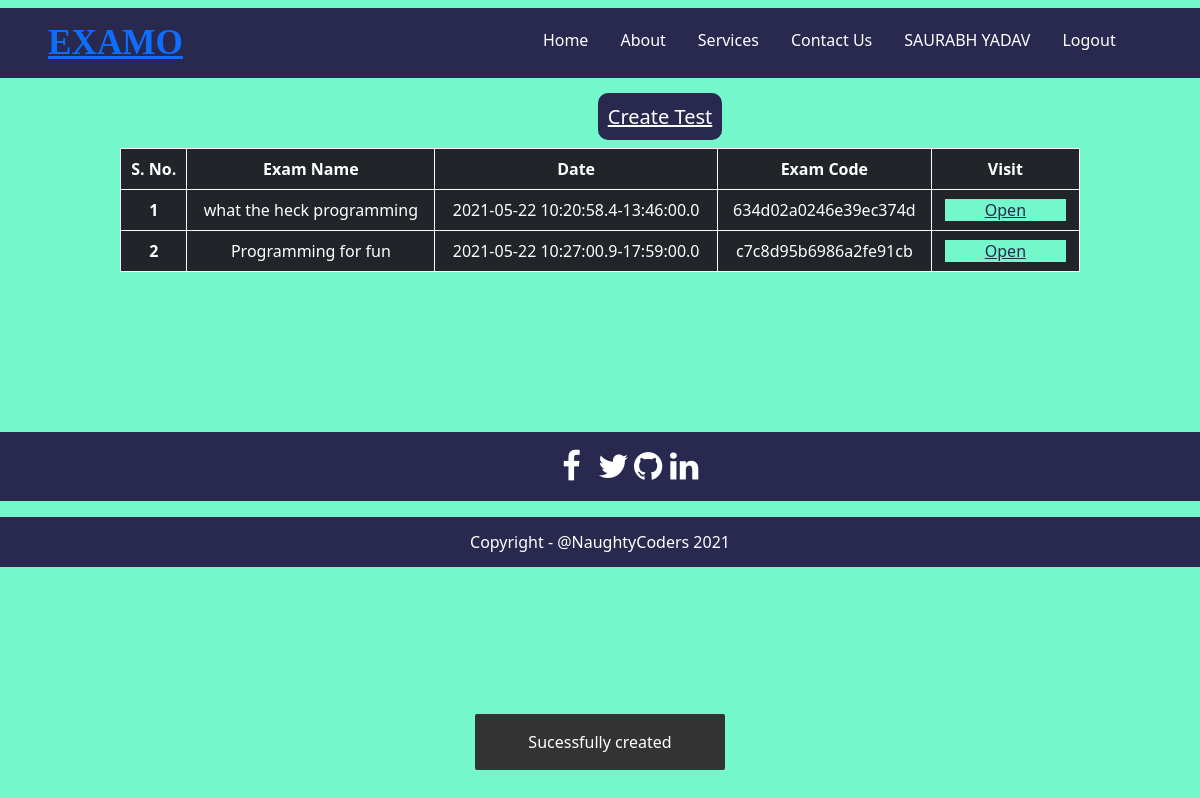
Screenshot of /dashboard-proctor.php (signed in) with the database file from the repository.
### tables this page shows
CREATE TABLE `userinfo` (
  `id` int(4) NOT NULL,
  `fullname` text NOT NULL,
  `email` text NOT NULL,
  `psw` varchar(500) NOT NULL,
  `usercode` varchar(8) NOT NULL,
  `institute` varchar(200) NOT NULL,
  `rolelevel` varchar(12) NOT NULL,
  `verified` varchar(3) NOT NULL
);

CREATE TABLE `exams` (
  `exam_id` bigint(8) NOT NULL,
  `exam_code` varchar(20) NOT NULL,
  `exam_name` varchar(250) DEFAULT NULL,
  `exam_type` varchar(12) DEFAULT NULL,
  `dateOf` date DEFAULT NULL,
  `timestart` time(1) DEFAULT NULL,
  `timeend` time(1) DEFAULT NULL,
  `noQuestion` int(4) DEFAULT NULL,
  `proctor` varchar(150) NOT NULL
);

### function.php (the view, shortened to what this page needs)
<?php
function getexams($email){
    include 'database.php';
    $sql = "SELECT * FROM exams WHERE proctor = '$email' ORDER BY exam_id DESC";
    $result = $conn->query($sql);
    if( $result!= FALSE && $result->num_rows > 0){
        $num = $result->num_rows - 1;
        echo '
        <thead>
        <tr>
            <th scope="col">S. No.</th>
            <th scope="col">Exam Name</th>
            <th scope="col">Date</th>
            <th scope="col">Exam Code</th>
            <th scope="col">Visit</th>
        </tr>
    </thead>
    <tbody>
        ';
        while($row = $result->fetch_assoc()){
                echo '<tr><th scope="row">';
                echo $result->num_rows - $num;
                 echo '</th><td>';
                echo $row['exam_name'];
                echo '</td><td>';
                echo $row['dateOf']. " " . $row['timestart']. "-" . $row['timeend'];
                echo '</td><td>' . $row['exam_code'];
                echo '</td><td><a href="test-proctor.php?exam_code=';
                echo $row['exam_code'];
                echo '" class="btn1" style=" padding-right: 40px;padding-left: 40px;background-color: rgb(115, 247, 203);color: rgb(41, 41, 80);font-size:medium">Open</a></td></tr>';
            $num--;
        }
        echo '
        </tbody>
        ';
    }
    else{
        echo "<i> No Classes avilable </i>";
    }
}
?>

### dashboard-proctor.php (shortened to what this page needs)
<?php
if(isset($_SESSION['ID'])){
$id = $_SESSION['ID'];
$email = $_SESSION['email'];
include 'database.php';
include 'function.php';
$sql = "SELECT * FROM USERINFO where id = '$id'";
$result = $conn->query($sql);
$row = $result->fetch_assoc();
$fullname = $row['fullname'];
$alert = "Sucessfully created";
}
else{
   header("Location: index.php");
}
?>
<!doctype html>
<html lang="en">
<head>
    <link href="https://cdn.jsdelivr.net/npm/bootstrap@5.0.1/dist/css/bootstrap.min.css" rel="stylesheet"
>
    <link rel="stylesheet" href="https://cdnjs.cloudflare.com/ajax/libs/font-awesome/4.7.0/css/font-awesome.min.css">
    <link rel="stylesheet" href="style-after-registration.css">
</head>
<body>
    <nav class="navbar">
        <ul class="nav-list background">
            <div class="logo"><a href="index.php">EXAMO </a></div>
            <div class="list-items">
                <div class="input">
                <li><a href="homepage.html" class="active">Home</a> </li>
                <li><a href="">About</a></li>
                <li><a href="">Services</a></li>
                <li><a href="">Contact Us</a></li>
                <li><a href="#"><?php echo "$fullname" ?></a></li>
                <li><a href="logout.php">Logout</a></li>
            </div>
        </ul>
    </nav>
    <center><a href="create-test.php" class="butt2">Create Test</a></center>
    <section>
        <table class="table table-bordered border-light table-dark table-hover">
                <p id="classlist"> <i> <?php getexams($email) ?> </i> </p>
        </table>
    </section>
    <footer class="foot">
        <div class="icons">
            <ul class="icons-list">
                <li><a href="#" class="fa fa-facebook"></a></li>
                <li><a href="#" class="fa fa-twitter"></a></li>
                <li><a href="#" class="fa fa-github"></a></li>
                <li><a href="#" class="fa fa-linkedin"></a></li>
            </ul>
        </div>
        <div class="copyRight">
            Copyright - @NaughtyCoders 2021
        </div>
    </footer>
    <?php
    if(isset($alert) && $alert!= ''){
        echo '<div id="snackbar">';
            echo $alert;
            echo '</div>';
    }
    ?>
</body>
</html>

### style-after-registration.css (style rules this page uses)
* { margin: 0; padding: 0; }
body { background-color: rgb(115, 247, 203); }
.navbar { display: flex; }
.butt2 { margin-bottom: 8vh; margin-top: 5vh; background-color: rgb(41, 41, 80); width: 80%; text-align: center; margin-left: 10%; padding: 10px; color: white; border-radius: 10px; border: none; font-size: 20px; }
section { max-width: 80%; margin-left: 10%; margin-top: 2vh; margin-bottom: 20vh; }
th { text-align: center; }
td { text-align: center; }
.nav-list { background-color: rgb(41, 41, 80); width: 100%; display: flex; align-items: center; }
.nav-list li { list-style: none; padding: 1em; }
.list-items { display: flex; align-items: flex-end; }
.input { display: flex; padding: 4px; margin-left: 340px; margin-bottom: 6px; }
.nav-list li a { text-decoration: none; color: white; }
.logo { margin-left: 1rem; color: rgb(116, 214, 214); display: inline; font-size: 2.2em; font-family: cursive; font-weight: 700; }
.icons { background-color: rgb(41, 41, 80); }
.icons-list { display: flex; justify-content: center; align-items: center; list-style: none; }
.fa { color: white; padding: 18px; font-size: 33px; width: 33px; text-align: center; text-decoration: none; border-radius: 50%; }
.copyRight { padding: 0.8rem; color: white; display: flex; justify-content: center; align-items: center; background-color: rgb(41, 41, 80); }
.foot { margin-bottom: 5vh; }
#snackbar { visibility: hidden; min-width: 250px; margin-left: -125px; background-color: #333; color: #fff; text-align: center; border-radius: 2px; padding: 16px; position: fixed; z-index: 1; left: 50%; bottom: 30px; }
#snackbar.show { visibility: visible; -webkit-animation: fadein 0.5s, fadeout 0.5s 2.5s; animation: fadein 0.5s, fadeout 0.5s 2.5s; }

### rows the page displays
userinfo: fullname "SAURABH YADAV"
exams: num_rows "1", exam_name "what the heck programming", dateOf "2021-05-22", timestart "10:20:58.4", timeend "13:46:00.0", exam_code "634d02a0246e39ec374d"
exams: num_rows "2", exam_name "Programming for fun", dateOf "2021-05-22", timestart "10:27:00.9", timeend "17:59:00.0", exam_code "c7c8d95b6986a2fe91cb"

### other values shown
$alert "Sucessfully created"
